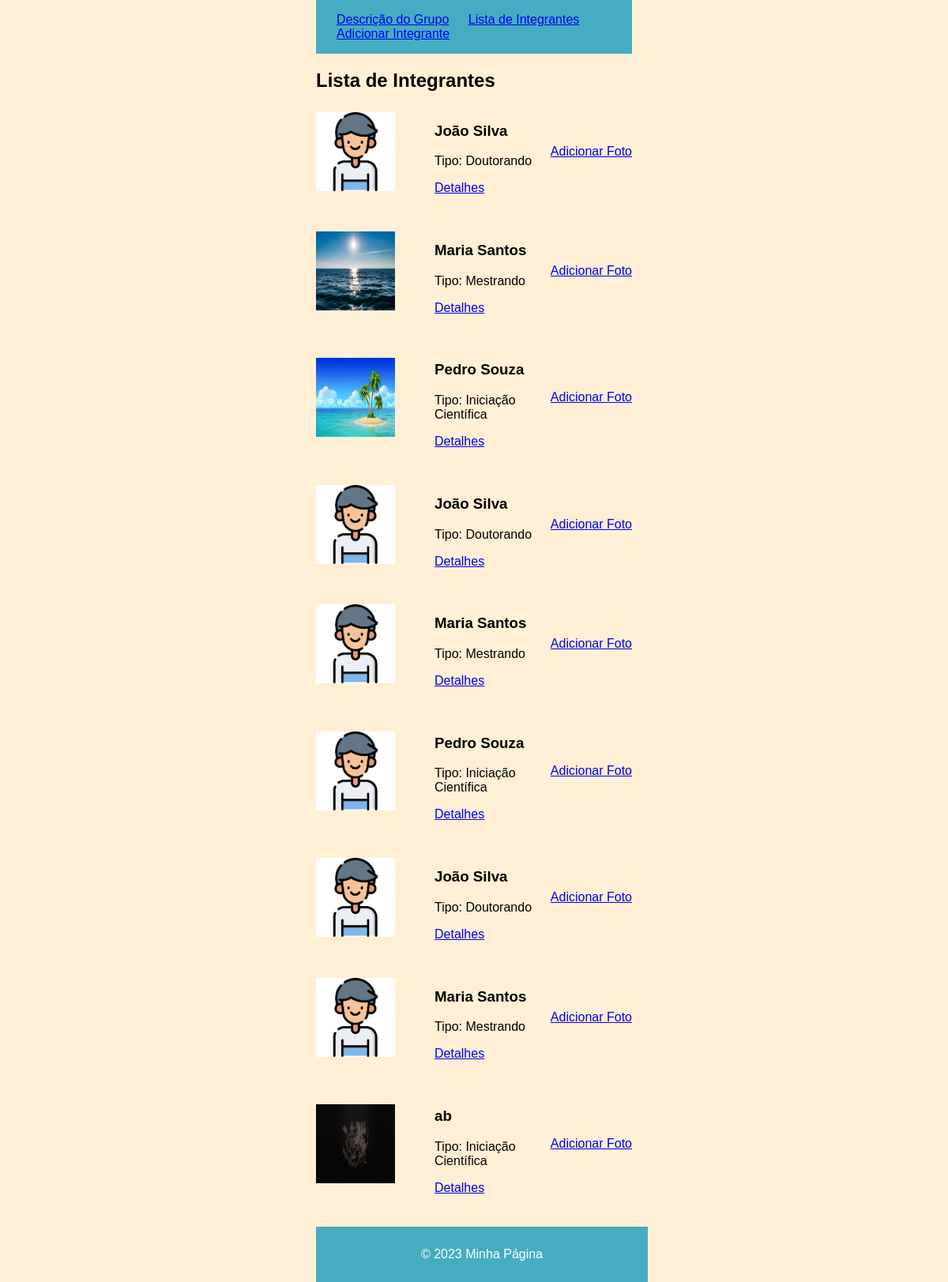
/lista_integrantes/, run on the app's committed database.
### grupo_pesquisa/models.py (models this page shows, shortened)
class Integrante(models.Model):
    nome = models.CharField(max_length=100)
    TIPO_CHOICES = (
        ('Iniciação Científica', 'Iniciação Científica'),
        ('Mestrando', 'Mestrando'),
        ('Doutorando', 'Doutorando'),
        ('Pós-doutorando', 'Pós-doutorando'),
        ('Professor', 'Professor'),
    )
    tipo = models.CharField(max_length=20, choices=TIPO_CHOICES)
    foto = models.ImageField(upload_to=upload_location)

### grupo_pesquisa/views.py (the view)
# urls.py: path('lista_integrantes/', views.lista_integrantes, name='lista_integrantes'),
def lista_integrantes(request):
    integrantes = Integrante.objects.all()
    return render(request, 'lista_integrantes.html', {'integrantes': integrantes})

### grupo_pesquisa/templates/lista_integrantes.html (shortened to what this page needs)
{% extends "base.html" %}
{% block content %}
    <section>
        <h2>Lista de Integrantes</h2>
        <ul class="integrantes-list">
            {% for integrante in integrantes %}
                <li>
                    <img src="{{ integrante.foto.url }}" alt="{{ integrante.nome }}">
                    <div class="integrante-info">
                        <h3>{{ integrante.nome }}</h3>
                        <p>Tipo: {{ integrante.tipo }}</p>
                        <a href="{% url 'detalhes_integrante' integrante.id %}">Detalhes</a>
                    </div>
                    <a href="{% url 'adicionar_foto_integrante' integrante.id %}" class="btn btn-primary">Adicionar Foto</a>
                </li>
            {% endfor %}
        </ul>
    </section>
{% endblock %}

### grupo_pesquisa/templates/base.html (shortened to what this page needs)
<!DOCTYPE html>
<html lang="en">
<head>
</head>
<body>
    <nav class="navbar">
        <ul>
            <li><a href="{% url 'descricao_grupo' %}">Descrição do Grupo</a></li>
            <li><a href="{% url 'lista_integrantes' %}">Lista de Integrantes</a></li>
            <li><a href="{% url 'adicionar_integrante' %}">Adicionar Integrante</a></li>
        </ul>
    </nav>
    {% block content %}
    {% endblock %}
    <footer class="page-footer">
        <p>&copy; 2023 Minha Página</p>
    </footer>
</body>
</html>

### grupo_pesquisa/templates/base.html (style rules this page uses)
body { font-family: Arial, sans-serif; margin: 0; padding: 0; min-height: 100vh; max-width: 400px; background-color: papayawhip; margin: 0 auto; position: relative; }
.navbar { background-color: #46ACC2; display: flex; padding: 16px; font-family: sans-serif; color: white; }
nav ul { list-style: none; padding: 0; margin: 0; }
nav li { display: inline; margin: 10px; }
.page-footer { background-color: #46ACC2; color: #fff; text-align: center; padding: 10px; width: 100%; height: 50px; position: absolute; bottom: -50; left: 0; }

### grupo_pesquisa/templates/lista_integrantes.html (style rules this page uses)
.integrantes-list { list-style: none; padding: 0; }
.integrantes-list li { display: flex; align-items: center; margin-bottom: 40px; }
.integrantes-list img { width: 100px; height: 100px; margin-right: 50px; }
.integrante-info { flex: 1; }

### data on the page
Integrante: foto (picture), nome "João Silva", tipo "Doutorando"
Integrante: foto (picture), nome "Maria Santos", tipo "Mestrando"
Integrante: foto (picture), nome "Pedro Souza", tipo "Iniciação Científica"
Integrante: foto (picture), nome "João Silva", tipo "Doutorando"
Integrante: foto (picture), nome "Maria Santos", tipo "Mestrando"
Integrante: foto (picture), nome "Pedro Souza", tipo "Iniciação Científica"
Integrante: foto (picture), nome "João Silva", tipo "Doutorando"
Integrante: foto (picture), nome "Maria Santos", tipo "Mestrando"
Integrante: foto (picture), nome "ab", tipo "Iniciação Científica"
